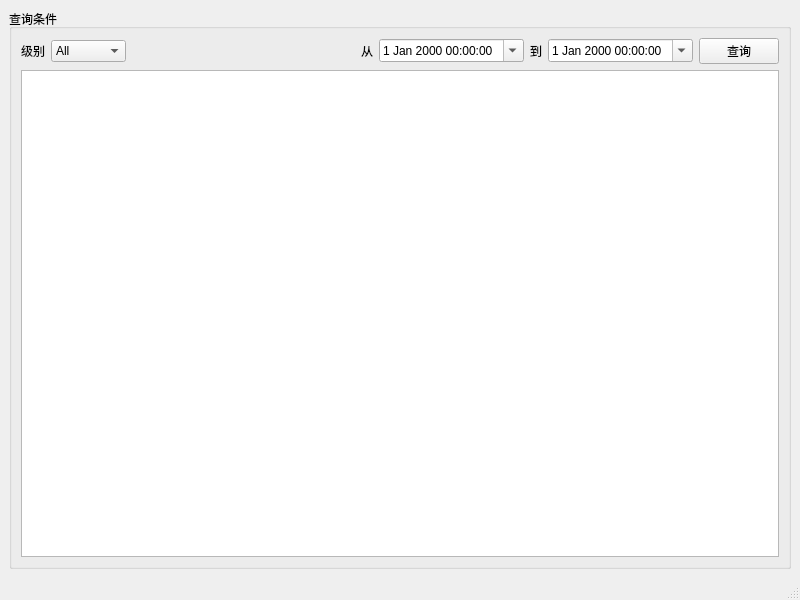
<?xml version="1.0" encoding="UTF-8"?>
<ui version="4.0">
 <class>LoginMainWindow</class>
 <widget class="QMainWindow" name="LoginMainWindow">
  <property name="geometry">
   <rect>
    <x>0</x>
    <y>0</y>
    <width>800</width>
    <height>600</height>
   </rect>
  </property>
  <property name="windowTitle">
   <string>MainWindow</string>
  </property>
  <widget class="QWidget" name="centralwidget">
   <layout class="QGridLayout" name="gridLayout">
    <item row="0" column="0">
     <widget class="QGroupBox" name="groupBox">
      <property name="title">
       <string>查询条件</string>
      </property>
      <layout class="QGridLayout" name="gridLayout_2">
       <item row="0" column="0">
        <layout class="QHBoxLayout" name="horizontalLayout">
         <item>
          <widget class="QLabel" name="label">
           <property name="text">
            <string>级别</string>
           </property>
          </widget>
         </item>
         <item>
          <widget class="QComboBox" name="comboBox_level">
           <item>
            <property name="text">
             <string>All</string>
            </property>
           </item>
           <item>
            <property name="text">
             <string>Info</string>
            </property>
           </item>
           <item>
            <property name="text">
             <string>Warning</string>
            </property>
           </item>
           <item>
            <property name="text">
             <string>Error</string>
            </property>
           </item>
           <item>
            <property name="text">
             <string>Fatal</string>
            </property>
           </item>
           <item>
            <property name="text">
             <string>Debug</string>
            </property>
           </item>
          </widget>
         </item>
         <item>
          <spacer name="horizontalSpacer">
           <property name="orientation">
            <enum>Qt::Horizontal</enum>
           </property>
           <property name="sizeHint" stdset="0">
            <size>
             <width>40</width>
             <height>20</height>
            </size>
           </property>
          </spacer>
         </item>
         <item>
          <widget class="QLabel" name="label_2">
           <property name="text">
            <string>从</string>
           </property>
          </widget>
         </item>
         <item>
          <widget class="QDateTimeEdit" name="dateTimeEdit_begin">
           <property name="calendarPopup">
            <bool>true</bool>
           </property>
          </widget>
         </item>
         <item>
          <widget class="QLabel" name="label_3">
           <property name="text">
            <string>到</string>
           </property>
          </widget>
         </item>
         <item>
          <widget class="QDateTimeEdit" name="dateTimeEdit_end">
           <property name="calendarPopup">
            <bool>true</bool>
           </property>
          </widget>
         </item>
         <item>
          <widget class="QPushButton" name="pushButton_search">
           <property name="text">
            <string>查询</string>
           </property>
          </widget>
         </item>
        </layout>
       </item>
       <item row="1" column="0">
        <widget class="QTableView" name="tableView"/>
       </item>
      </layout>
     </widget>
    </item>
   </layout>
  </widget>
  <widget class="QMenuBar" name="menubar">
   <property name="geometry">
    <rect>
     <x>0</x>
     <y>0</y>
     <width>800</width>
     <height>23</height>
    </rect>
   </property>
  </widget>
  <widget class="QStatusBar" name="statusbar"/>
 </widget>
 <resources/>
 <connections/>
</ui>
